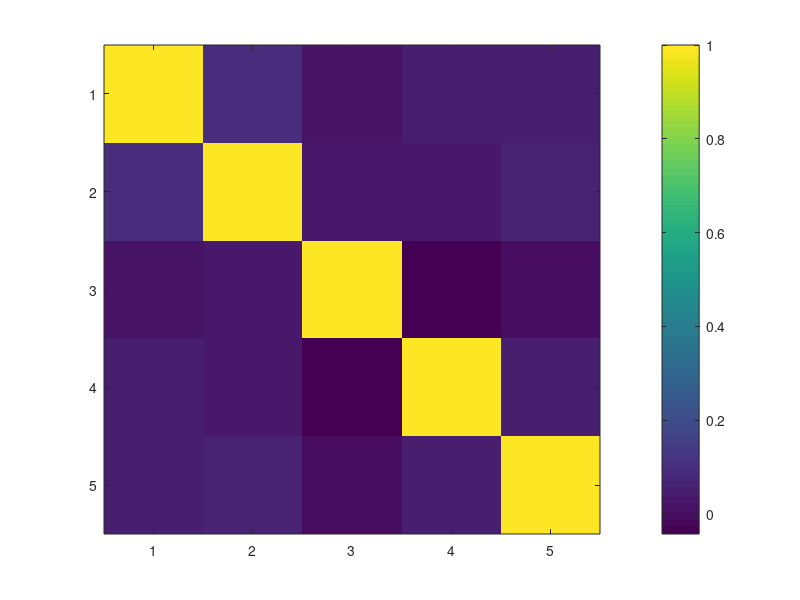
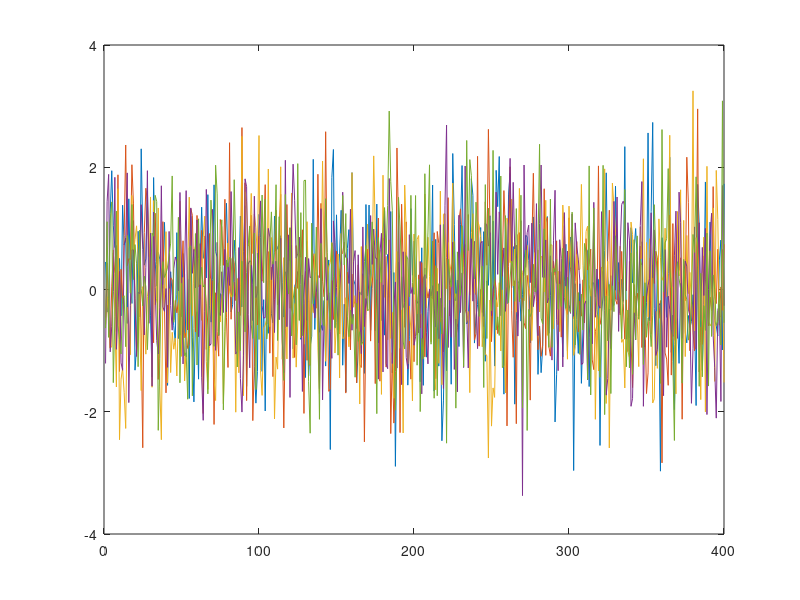
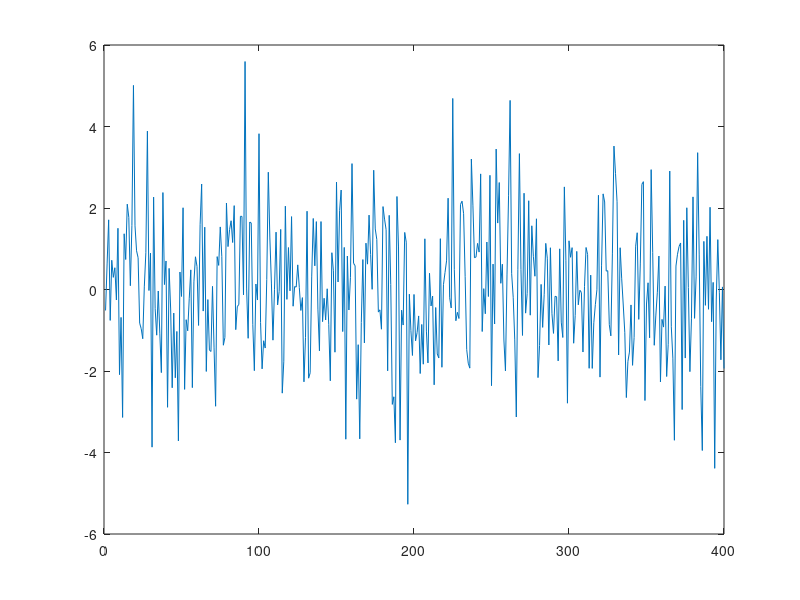
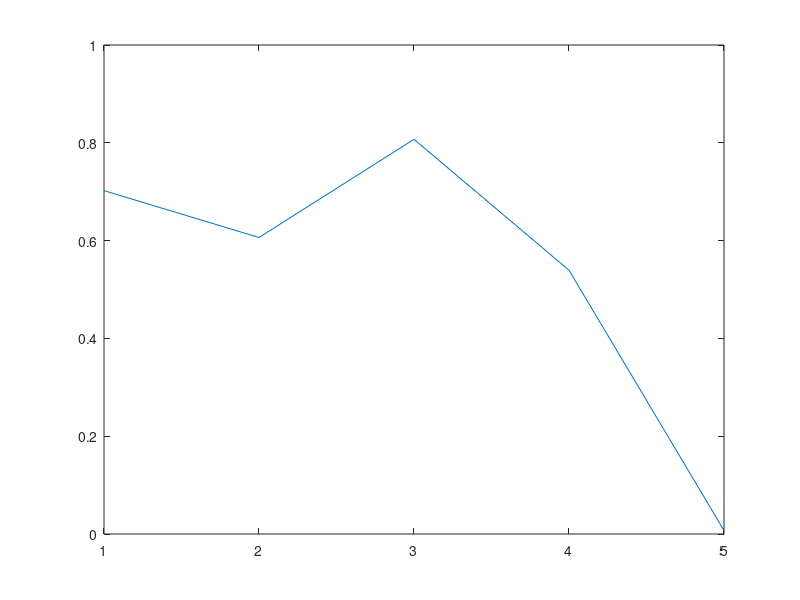

Reproduce these figures in MATLAB, in order. (Note: this script raises an error after producing the figures.)
%% Regression
clear
%predictor variables - this is/simulates a matrix of 5 predictor variables
%and 400 observations (participants/trials)
x = randn(400,5);

%true linear "forward" model - this are the true coefficients "q" of the
%following regression model: y = a + q1*x1 + q2*x2 + q3*x3 + q4*x4 + q5*x5
fwdmodel = rand(5,1); %random numbers between 0 and 1

%regression equation in matrix algebra (see slide 12, lecture):
%predictor variable multiplied with the "true coefficients" plusn noise to give the
%criterion variable/regressand
y = x * fwdmodel + randn(400,1);

% this looks for multi-collinearity of the predictor variable
figure;imagesc(corr(x));colorbar;

% plotting predictor variable, regressand and "forward model"
figure;plot(x);
figure;plot(y);
figure;plot(fwdmodel);

% REGSTATS: the matlab function doing all sorts of multiple regression - in fact most
% (parametric) statistical tests you are familiar with can be done with
% this! use the help to explore this a bit more

% start off with a bivariate regression of the 1st predictor var only and
% the criterion y
stats = regstats(y,x(:,1));
% this is the determination coefficient
stats.rsquare
% this is the subfield containing most/all the relevant information
stats.tstat
% the regression coefficients including the intercept as the first element
% (2nd to end are the slopes)
stats.tstat.beta
% the t-values belonging to each regression coefficient (slide 9) and the
% intercept
stats.tstat.t

% now use the first three regression variables
stats = regstats(y,x(:,1:3));

% here all five predictor variables are entered into the regression
stats = regstats(y,x(:,1:5));
%look at all of the stats
stats.tstat.beta

% plot the true forward model and the one inferred from the
% regression-analysis (based on the model-inversion)
figure;plot(fwdmodel,'b'); %the actual coefficients
hold on;plot(stats.tstat.beta(2:end),'r'); %the coefficients inferred from the reg model
legend('true fwd','inferred');
%the overlap between the blue and the red line is another way of showing
%the quality of the fit - if the lines are close together, the regression
%has accurately inferred the true fwd model



 
 
 



%% figures for lecture
x = randn(300,1);
noise = randn(300,1)/2;

% 1st figure - pure correlation plot

y = 0.5*x + noise;
figure;plot(x,y,'.');
set(gca,'FontSize',18);
set(gca,'XLim',[-3,3],'YLim',[-3,3]);
xlabel('x');ylabel('y');
title(['r = ',sprintf('%1.2f',corr(x,y))]);


% 2nd figure - regression line
y = 0.5*x + noise;
figure;plot(x,y,'.');
set(gca,'FontSize',18);
set(gca,'XLim',[-3,3],'YLim',[-3,3]);
xlabel('x');ylabel('y');
mystat = regstats(y,x,'linear');
hold on;plot(x,mystat.yhat,'.r');
title(['r = ',sprintf('%1.2f',corr(x,y)),'; b = ',sprintf('%1.2f',mystat.beta(2))]);

% 3rd figure - steeper slope, same statistical correlation
y = 1*x + 2*noise;
figure;plot(x,y,'.');
set(gca,'FontSize',18);
set(gca,'XLim',[-3,3],'YLim',[-3,3]);
xlabel('x');ylabel('y');
mystat = regstats(y,x,'linear');
hold on;plot(x,mystat.yhat,'.r');
title(['r = ',sprintf('%1.2f',corr(x,y)),'; b = ',sprintf('%1.2f',mystat.beta(2))]);


% 4th figure - shallower slope, stronger statistical correlation
y = 0.3*x + 1/7*noise;
figure;plot(x,y,'.');
set(gca,'FontSize',18);
set(gca,'XLim',[-3,3],'YLim',[-3,3]);
xlabel('x');ylabel('y');
mystat = regstats(y,x,'linear');
hold on;plot(x,mystat.yhat,'.r');
title(['r = ',sprintf('%1.2f',corr(x,y)),'; b = ',sprintf('%1.2f',mystat.beta(2))]);


% 5th figure - two separate regression lines x-> y; y -> x
y = x + 2*noise;
figure;plot(x,y,'.');
set(gca,'FontSize',18);
% set(gca,'XTickLabel',{''},'YTickLabel',{''});
set(gca,'XLim',[-3,3],'YLim',[-3,3]);
xlabel('x');ylabel('y');
title(['r = ',sprintf('%1.2f',corr(x,y))]);
mystat = regstats(y,x,'linear');
hold on;plot(x,mystat.yhat,'.r');
mystat = regstats(x,y,'linear');
hold on;plot(mystat.yhat,y,'.g');


%6th figure - steep and z-normalised
y = 1*x + 2*noise;
xz = zscore(x(:));yz = zscore(y(:));
figure;plot(xz,yz,'.');
set(gca,'FontSize',18);
set(gca,'XLim',[-3,3],'YLim',[-3,3]);
xlabel('x');ylabel('y');
mystat = regstats(yz,xz,'linear');
hold on;plot(xz,mystat.yhat,'.r');
title(['r = ',sprintf('%1.2f',corr(xz,yz)),'; b = ',sprintf('%1.2f',mystat.beta(2))]);


%6th figure - shallow but strong and z-normalised
y = 0.3*x + 1/7*noise;
xz = zscore(x(:));yz = zscore(y(:));
figure;plot(xz,yz,'.');
set(gca,'FontSize',18);
set(gca,'XLim',[-3,3],'YLim',[-3,3]);
xlabel('x');ylabel('y');
mystat = regstats(yz,xz,'linear');
hold on;plot(xz,mystat.yhat,'.r');
title(['r = ',sprintf('%1.2f',corr(xz,yz)),'; b = ',sprintf('%1.2f',mystat.beta(2))]);



%% heteroscedasticity
clear
Ax = randn(200,1);
Bx = randn(200,1)*1.8+5;
Ay = randn(200,1);
By = randn(200,1)*1.9+4;
figure;plot([Ax;Bx],[Ay;By],'.');
set(gca,'FontSize',18);
xlabel('x');ylabel('y');

Ax = randn(200,1);
Bx = randn(200,1);
Ay = Ax + randn(200,1);
By = Bx + randn(200,1);
figure;plot([Ax;Bx],[Ay;By],'.');
set(gca,'FontSize',18);
xlabel('x');ylabel('y');







